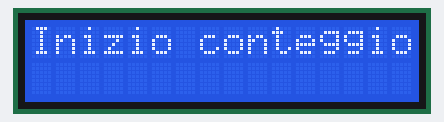
A sketch run on a simulated ESP32. Parts: 16×2 character LCD. What the sketch prints to the serial monitor is not drawn.

Above: at 0.1 s.
At 3.1 s:
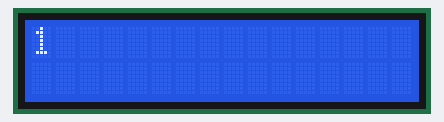
At 4.1 s:
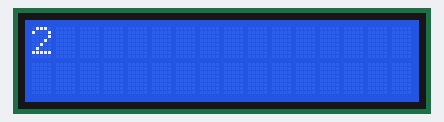
At 6.1 s:
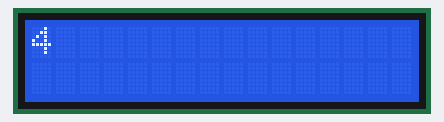
At 9.2 s:
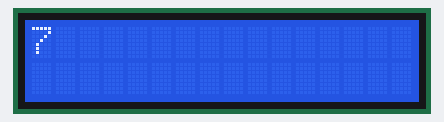
At 13.2 s:
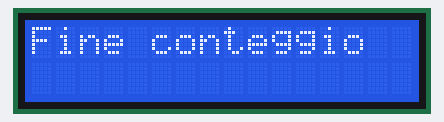

The sketch:

main.ino
```cpp
#include <LiquidCrystal_I2C.h>
#include <Wire.h>

#define I2C_SDA 23
#define I2C_SCL 18

LiquidCrystal_I2C lcd(0x27,16,2);

void setup()
{
  Serial.begin(115200);
  Wire.begin(I2C_SDA, I2C_SCL, 10000);
  lcd.init();
  lcd.clear();
  lcd.backlight();
  lcd.setContrast(30); // Valore di contrasto (da 0 a 255)
  lcd.setCursor(0,0);
  lcd.print("Inizio conteggio");
  delay(3000);

  for (int ix=1; ix<=10; ix++)
  {
    lcd.clear();
    Serial.println(ix);
    lcd.print(ix);
    delay(1000);
  }

  lcd.clear();
  lcd.print("Fine conteggio");
}

void loop()
{
}
```

Measured:
- what the display in image 1 shows lasts 1.0 s, from 3.1 s to 4.1 s
